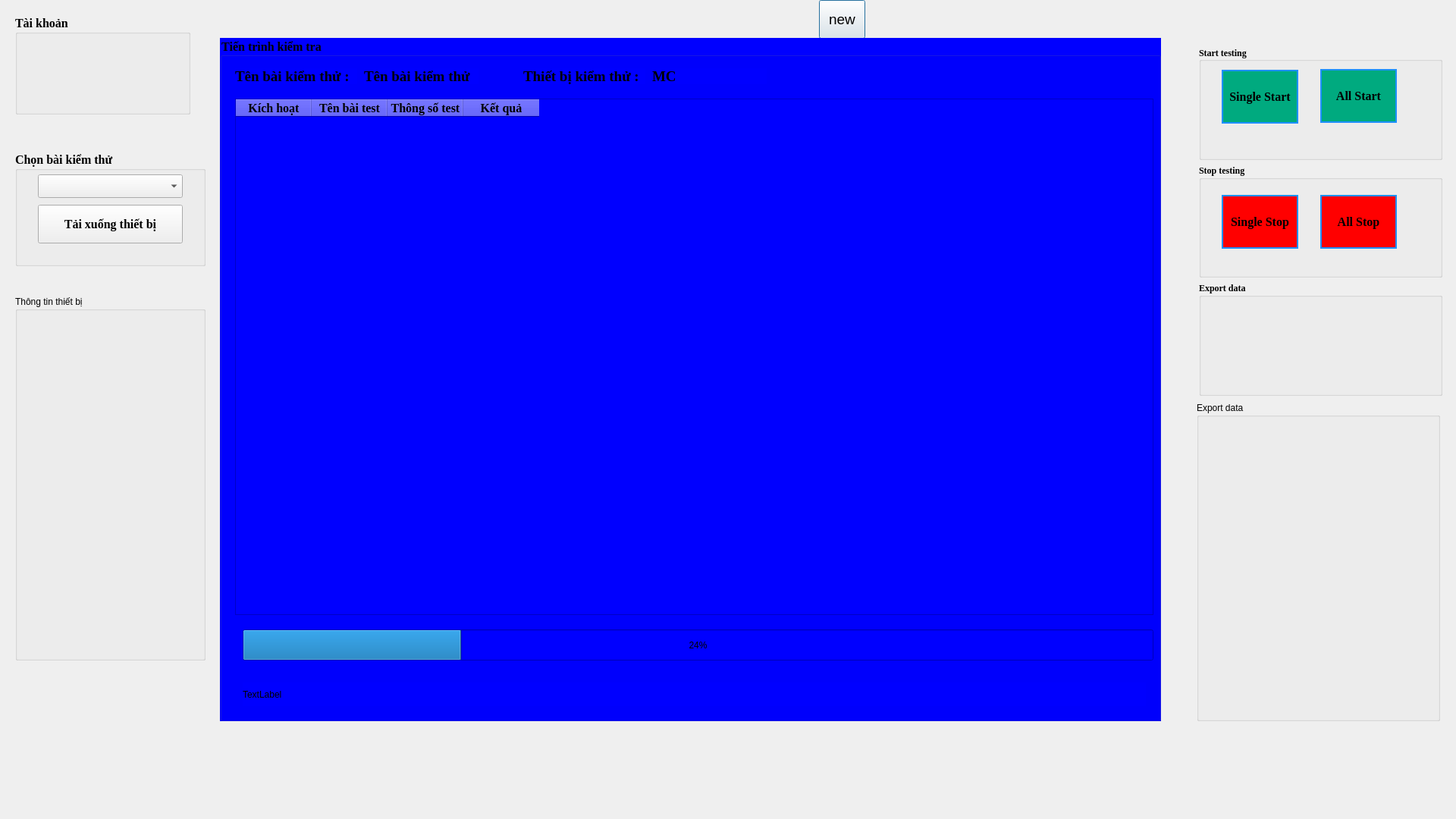
<?xml version="1.0" encoding="UTF-8"?>
<ui version="4.0">
 <class>product_testing</class>
 <widget class="QDialog" name="product_testing">
  <property name="geometry">
   <rect>
    <x>0</x>
    <y>0</y>
    <width>1920</width>
    <height>1080</height>
   </rect>
  </property>
  <property name="windowTitle">
   <string>Dialog</string>
  </property>
  <property name="styleSheet">
   <string notr="true"/>
  </property>
  <widget class="QPushButton" name="new_test">
   <property name="geometry">
    <rect>
     <x>1080</x>
     <y>0</y>
     <width>61</width>
     <height>51</height>
    </rect>
   </property>
   <property name="font">
    <font>
     <pointsize>14</pointsize>
    </font>
   </property>
   <property name="toolTipDuration">
    <number>8</number>
   </property>
   <property name="layoutDirection">
    <enum>Qt::LeftToRight</enum>
   </property>
   <property name="text">
    <string notr="true" extracomment="qqq">new</string>
   </property>
   <property name="icon">
    <iconset theme="new">
     <selectedon>:/icon/up-arrow.png</selectedon>
    </iconset>
   </property>
   <property name="iconSize">
    <size>
     <width>32</width>
     <height>32</height>
    </size>
   </property>
  </widget>
  <widget class="QGroupBox" name="exportData">
   <property name="geometry">
    <rect>
     <x>1578</x>
     <y>530</y>
     <width>321</width>
     <height>421</height>
    </rect>
   </property>
   <property name="title">
    <string>Export data</string>
   </property>
  </widget>
  <widget class="QGroupBox" name="test_proccess">
   <property name="geometry">
    <rect>
     <x>290</x>
     <y>50</y>
     <width>1241</width>
     <height>901</height>
    </rect>
   </property>
   <property name="font">
    <font>
     <family>Times New Roman</family>
     <pointsize>12</pointsize>
     <weight>75</weight>
     <bold>true</bold>
    </font>
   </property>
   <property name="styleSheet">
    <string notr="true">background-color: rgb(0, 0, 255);</string>
   </property>
   <property name="title">
    <string>Tiến trình kiểm tra</string>
   </property>
   <widget class="QTableWidget" name="tableWidget">
    <property name="geometry">
     <rect>
      <x>20</x>
      <y>80</y>
      <width>1211</width>
      <height>681</height>
     </rect>
    </property>
    <property name="font">
     <font>
      <family>Times New Roman</family>
      <pointsize>14</pointsize>
      <weight>75</weight>
      <bold>true</bold>
     </font>
    </property>
    <property name="editTriggers">
     <set>QAbstractItemView::NoEditTriggers</set>
    </property>
    <column>
     <property name="text">
      <string>Kích hoạt</string>
     </property>
     <property name="font">
      <font>
       <family>Times New Roman</family>
       <pointsize>12</pointsize>
       <weight>75</weight>
       <bold>true</bold>
      </font>
     </property>
    </column>
    <column>
     <property name="text">
      <string>Tên bài test</string>
     </property>
     <property name="font">
      <font>
       <family>Times New Roman</family>
       <pointsize>12</pointsize>
       <weight>75</weight>
       <bold>true</bold>
      </font>
     </property>
    </column>
    <column>
     <property name="text">
      <string>Thông số test</string>
     </property>
     <property name="font">
      <font>
       <family>Times New Roman</family>
       <pointsize>12</pointsize>
       <weight>75</weight>
       <bold>true</bold>
      </font>
     </property>
    </column>
    <column>
     <property name="text">
      <string>Kết quả</string>
     </property>
     <property name="font">
      <font>
       <family>Times New Roman</family>
       <pointsize>12</pointsize>
       <weight>75</weight>
       <bold>true</bold>
      </font>
     </property>
    </column>
   </widget>
   <widget class="QLabel" name="testSuite">
    <property name="geometry">
     <rect>
      <x>190</x>
      <y>40</y>
      <width>151</width>
      <height>21</height>
     </rect>
    </property>
    <property name="font">
     <font>
      <family>Times New Roman</family>
      <pointsize>14</pointsize>
      <weight>75</weight>
      <bold>true</bold>
     </font>
    </property>
    <property name="text">
     <string>Tên bài kiểm thử </string>
    </property>
   </widget>
   <widget class="QLabel" name="label">
    <property name="geometry">
     <rect>
      <x>20</x>
      <y>40</y>
      <width>161</width>
      <height>21</height>
     </rect>
    </property>
    <property name="font">
     <font>
      <family>Times New Roman</family>
      <pointsize>14</pointsize>
      <weight>75</weight>
      <bold>true</bold>
     </font>
    </property>
    <property name="text">
     <string>Tên bài kiểm thử :</string>
    </property>
   </widget>
   <widget class="QProgressBar" name="testProccess">
    <property name="geometry">
     <rect>
      <x>30</x>
      <y>780</y>
      <width>1201</width>
      <height>41</height>
     </rect>
    </property>
    <property name="value">
     <number>24</number>
    </property>
   </widget>
   <widget class="QLabel" name="result">
    <property name="geometry">
     <rect>
      <x>30</x>
      <y>850</y>
      <width>1191</width>
      <height>31</height>
     </rect>
    </property>
    <property name="autoFillBackground">
     <bool>false</bool>
    </property>
    <property name="text">
     <string>TextLabel</string>
    </property>
   </widget>
   <widget class="QLabel" name="label_2">
    <property name="geometry">
     <rect>
      <x>400</x>
      <y>40</y>
      <width>161</width>
      <height>21</height>
     </rect>
    </property>
    <property name="font">
     <font>
      <family>Times New Roman</family>
      <pointsize>14</pointsize>
      <weight>75</weight>
      <bold>true</bold>
     </font>
    </property>
    <property name="text">
     <string>Thiết bị kiểm thử :</string>
    </property>
   </widget>
   <widget class="QLabel" name="testSuite_2">
    <property name="geometry">
     <rect>
      <x>570</x>
      <y>40</y>
      <width>151</width>
      <height>21</height>
     </rect>
    </property>
    <property name="font">
     <font>
      <family>Times New Roman</family>
      <pointsize>14</pointsize>
      <weight>75</weight>
      <bold>true</bold>
     </font>
    </property>
    <property name="text">
     <string>MC</string>
    </property>
   </widget>
  </widget>
  <widget class="QGroupBox" name="groupBox_2">
   <property name="geometry">
    <rect>
     <x>20</x>
     <y>20</y>
     <width>231</width>
     <height>131</height>
    </rect>
   </property>
   <property name="font">
    <font>
     <family>Times New Roman</family>
     <pointsize>12</pointsize>
     <weight>75</weight>
     <bold>true</bold>
    </font>
   </property>
   <property name="title">
    <string>Tài khoản</string>
   </property>
  </widget>
  <widget class="QGroupBox" name="groupBox_4">
   <property name="geometry">
    <rect>
     <x>20</x>
     <y>200</y>
     <width>251</width>
     <height>151</height>
    </rect>
   </property>
   <property name="font">
    <font>
     <family>Times New Roman</family>
     <pointsize>12</pointsize>
     <weight>75</weight>
     <bold>true</bold>
    </font>
   </property>
   <property name="title">
    <string>Chọn bài kiểm thử</string>
   </property>
   <widget class="QComboBox" name="testsiuteList">
    <property name="geometry">
     <rect>
      <x>30</x>
      <y>30</y>
      <width>191</width>
      <height>31</height>
     </rect>
    </property>
    <property name="font">
     <font>
      <family>Times New Roman</family>
      <pointsize>12</pointsize>
      <weight>75</weight>
      <bold>true</bold>
     </font>
    </property>
   </widget>
   <widget class="QPushButton" name="pushButton_7">
    <property name="geometry">
     <rect>
      <x>30</x>
      <y>70</y>
      <width>191</width>
      <height>51</height>
     </rect>
    </property>
    <property name="font">
     <font>
      <family>Times New Roman</family>
      <pointsize>12</pointsize>
      <weight>75</weight>
      <bold>true</bold>
     </font>
    </property>
    <property name="text">
     <string>Tải xuống thiết bị</string>
    </property>
    <property name="icon">
     <iconset>
      <selectedon>:/icon/download-to-storage-drive.png</selectedon>
     </iconset>
    </property>
    <property name="iconSize">
     <size>
      <width>32</width>
      <height>32</height>
     </size>
    </property>
   </widget>
  </widget>
  <widget class="QGroupBox" name="groupBox_5">
   <property name="geometry">
    <rect>
     <x>20</x>
     <y>390</y>
     <width>251</width>
     <height>481</height>
    </rect>
   </property>
   <property name="title">
    <string>Thông tin thiết bị</string>
   </property>
  </widget>
  <widget class="QWidget" name="layoutWidget">
   <property name="geometry">
    <rect>
     <x>1581</x>
     <y>61</y>
     <width>321</width>
     <height>461</height>
    </rect>
   </property>
   <property name="font">
    <font>
     <family>Times New Roman</family>
     <weight>75</weight>
     <bold>true</bold>
    </font>
   </property>
   <layout class="QGridLayout" name="gridLayout">
    <item row="1" column="0">
     <widget class="QGroupBox" name="stop_testing">
      <property name="font">
       <font>
        <family>Times New Roman</family>
        <weight>75</weight>
        <bold>true</bold>
       </font>
      </property>
      <property name="title">
       <string>Stop testing</string>
      </property>
      <widget class="QPushButton" name="SingleStop">
       <property name="geometry">
        <rect>
         <x>30</x>
         <y>40</y>
         <width>101</width>
         <height>71</height>
        </rect>
       </property>
       <property name="font">
        <font>
         <family>Times New Roman</family>
         <pointsize>12</pointsize>
         <weight>75</weight>
         <bold>true</bold>
        </font>
       </property>
       <property name="styleSheet">
        <string notr="true">QPushButton {
                                border-style: solid;
                                border-width: 2px;
                                border-color: #1E90FF;
                                background-color: rgb(255, 0, 0);
                                padding: 5px;
                                }</string>
       </property>
       <property name="text">
        <string>Single Stop</string>
       </property>
      </widget>
      <widget class="QPushButton" name="AllStop">
       <property name="geometry">
        <rect>
         <x>160</x>
         <y>40</y>
         <width>101</width>
         <height>71</height>
        </rect>
       </property>
       <property name="font">
        <font>
         <family>Times New Roman</family>
         <pointsize>12</pointsize>
         <weight>75</weight>
         <bold>true</bold>
        </font>
       </property>
       <property name="styleSheet">
        <string notr="true">QPushButton {
                                border-style: solid;
                                border-width: 2px;
                                border-color: #1E90FF;
                                background-color: rgb(255, 0, 0);
                                padding: 5px;
                                }</string>
       </property>
       <property name="text">
        <string>All Stop</string>
       </property>
      </widget>
     </widget>
    </item>
    <item row="2" column="0">
     <widget class="QGroupBox" name="groupBox_3">
      <property name="font">
       <font>
        <family>Times New Roman</family>
        <weight>75</weight>
        <bold>true</bold>
       </font>
      </property>
      <property name="title">
       <string>Export data</string>
      </property>
     </widget>
    </item>
    <item row="0" column="0">
     <widget class="QGroupBox" name="start_testing">
      <property name="font">
       <font>
        <family>Times New Roman</family>
        <weight>75</weight>
        <bold>true</bold>
       </font>
      </property>
      <property name="title">
       <string>Start testing</string>
      </property>
      <property name="alignment">
       <set>Qt::AlignLeading|Qt::AlignLeft|Qt::AlignVCenter</set>
      </property>
      <widget class="QPushButton" name="SingleStart">
       <property name="geometry">
        <rect>
         <x>30</x>
         <y>31</y>
         <width>101</width>
         <height>71</height>
        </rect>
       </property>
       <property name="font">
        <font>
         <family>Times New Roman</family>
         <pointsize>12</pointsize>
         <weight>75</weight>
         <bold>true</bold>
        </font>
       </property>
       <property name="styleSheet">
        <string notr="true">QPushButton {
                                border-style: solid;
                                border-width: 2px;
                                border-color: #1E90FF;
                                background-color: rgb(0, 170, 127);
                                padding: 5px;
                                }</string>
       </property>
       <property name="text">
        <string>Single Start</string>
       </property>
      </widget>
      <widget class="QPushButton" name="AllStart">
       <property name="geometry">
        <rect>
         <x>160</x>
         <y>30</y>
         <width>101</width>
         <height>71</height>
        </rect>
       </property>
       <property name="font">
        <font>
         <family>Times New Roman</family>
         <pointsize>12</pointsize>
         <weight>75</weight>
         <bold>true</bold>
        </font>
       </property>
       <property name="styleSheet">
        <string notr="true">QPushButton {
                                border-style: solid;
                                border-width: 2px;
                                border-color: #1E90FF;
                                background-color: rgb(0, 170, 127);
                                padding: 5px;
                                }</string>
       </property>
       <property name="text">
        <string>All Start</string>
       </property>
      </widget>
     </widget>
    </item>
   </layout>
  </widget>
 </widget>
 <resources/>
 <connections/>
</ui>
